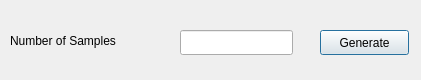
<?xml version="1.0" encoding="UTF-8"?>
<ui version="4.0">
 <class>SampleWizzard</class>
 <widget class="QDialog" name="SampleWizzard">
  <property name="geometry">
   <rect>
    <x>0</x>
    <y>0</y>
    <width>421</width>
    <height>80</height>
   </rect>
  </property>
  <property name="windowTitle">
   <string>Dialog</string>
  </property>
  <widget class="QPushButton" name="generate">
   <property name="geometry">
    <rect>
     <x>320</x>
     <y>30</y>
     <width>89</width>
     <height>25</height>
    </rect>
   </property>
   <property name="text">
    <string>Generate</string>
   </property>
  </widget>
  <widget class="QLineEdit" name="number">
   <property name="geometry">
    <rect>
     <x>180</x>
     <y>30</y>
     <width>113</width>
     <height>25</height>
    </rect>
   </property>
  </widget>
  <widget class="QLabel" name="label">
   <property name="geometry">
    <rect>
     <x>10</x>
     <y>20</y>
     <width>141</width>
     <height>41</height>
    </rect>
   </property>
   <property name="text">
    <string>Number of Samples</string>
   </property>
  </widget>
 </widget>
 <resources/>
 <connections/>
</ui>
